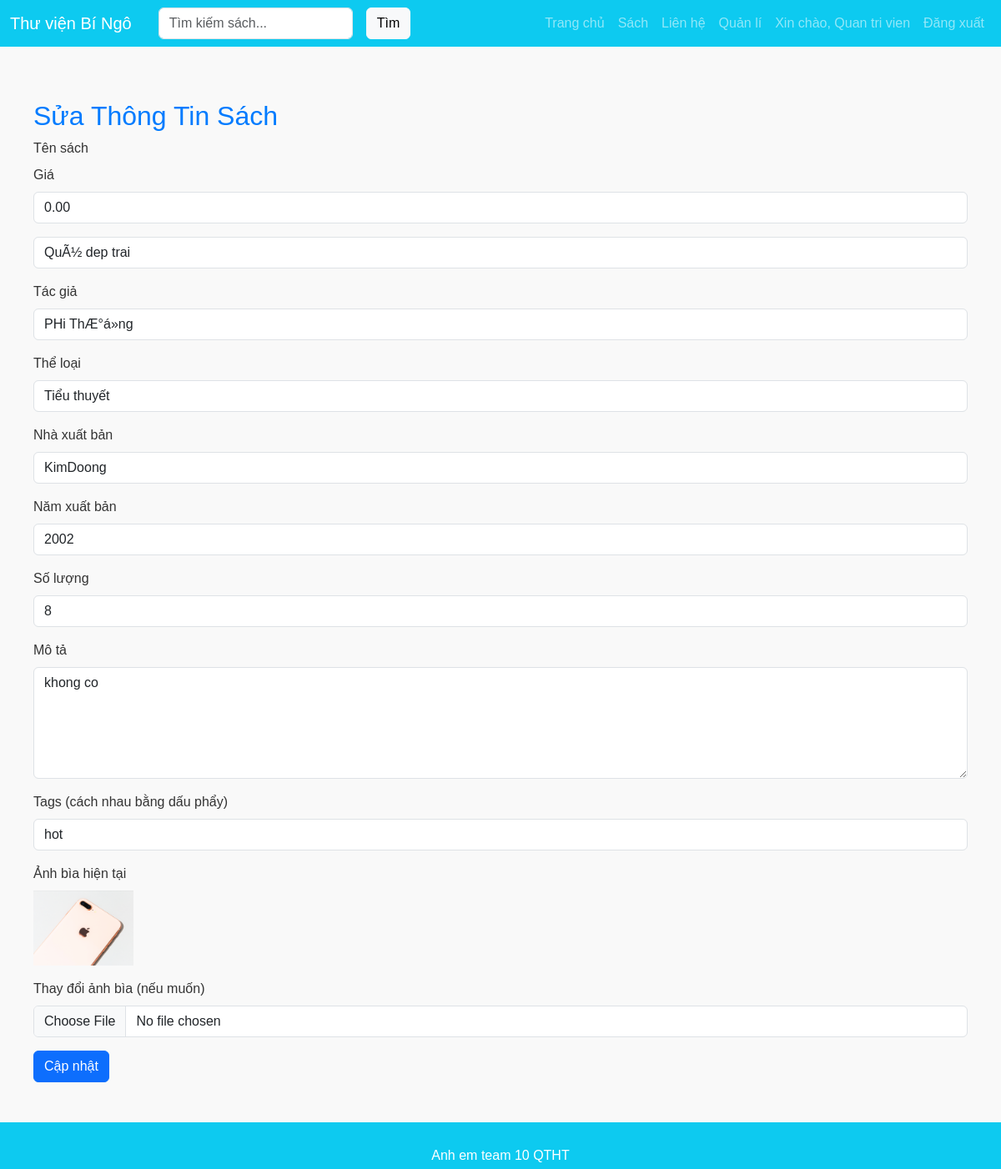
Screenshot of /admin/edit-book?id=9 (signed in) with the database file from the repository.
### tables this page shows
CREATE TABLE `sach` (
  `id` int(11) NOT NULL AUTO_INCREMENT,
  `tensach` varchar(255) NOT NULL,
  `gia` decimal(10,2) DEFAULT 0.00 COMMENT 'Giá sách (nếu có)',
  `mota` text DEFAULT NULL,
  `anhbia` varchar(255) DEFAULT NULL,
  `theloai` varchar(50) DEFAULT NULL COMMENT 'Giữ nguyên từ category cũ',
  `soluong` int(11) NOT NULL DEFAULT 0 COMMENT 'Số lượng sách hiện có',
  `tacgia` varchar(100) DEFAULT NULL,
  `nhaxuatban` varchar(100) DEFAULT NULL,
  `namxuatban` int(11) DEFAULT NULL,
  `isbn` varchar(20) DEFAULT NULL,
  `ngaythem` timestamp NOT NULL DEFAULT current_timestamp(),
  `tags` text DEFAULT NULL COMMENT 'Giữ nguyên từ cũ',
  PRIMARY KEY (`id`)
);

### app/controllers/AdminController.php (called while the page is built, shortened)
<?php
require_once __DIR__ . '/../models/Book.php';
class AdminController
{
    public function showEditBookForm($id)
    {
        $book = Book::find($id);
        include_once __DIR__ . '/../views/admin/edit-book.php';
    }
}
?>

### public/index.php (called while the page is built)
<?php
require_once __DIR__ . '/../routes/web.php';
?>

### app/models/Book.php (called while the page is built, shortened)
<?php
class Book {
    public function __construct($id, $tensach, $gia, $mota, $anhbia, $soluong = 0, $theloai = null, $tacgia = '', $nhaxuatban = '', $namxuatban = null, $tags = '', $ngaythem = null) {
        $this->tensach = $tensach;
        $this->gia = $gia;
        $this->mota = $mota;
        $this->anhbia = $anhbia;
        $this->soluong = $soluong;
        $this->theloai = $theloai;
        $this->tacgia = $tacgia;
        $this->nhaxuatban = $nhaxuatban;
        $this->namxuatban = $namxuatban;
        $this->tags = $tags;
    }
    public static function find($id) {
        $db = Database::getInstance()->getConnection();
        $stmt = $db->prepare("SELECT * FROM sach WHERE id = :id");
        $stmt->bindValue(':id', (int)$id, PDO::PARAM_INT);
        $stmt->execute();
        $row = $stmt->fetch(PDO::FETCH_ASSOC);
        if ($row) {
            return new Book(
                $row['id'],
                $row['tensach'],
                $row['gia'],
                $row['mota'],
                $row['anhbia'],
                $row['soluong'],
                $row['theloai'],
                $row['tacgia'],
                $row['nhaxuatban'],
                $row['namxuatban'],
                $row['tags'] ?? '',
                $row['ngaythem'] ?? null
            );
        }
        return null;
    }
}
?>

### app/views/admin/edit-book.php (the view, shortened to what this page needs)
<?php include __DIR__ . '/../layouts/header.php'; ?>
<div class="container">
    <h2>Sửa Thông Tin Sách</h2>
    <?php if(isset($book) && $book): ?>
    <form action="/admin/update-book" method="post" enctype="multipart/form-data">
        <div class="mb-3">
            <label class="form-label">Tên sách</label>
            <div class="mb-3">
  <label class="form-label">Giá</label>
  <input type="number"
         name="gia"
         class="form-control"
         value="<?php echo htmlspecialchars($book->gia); ?>"
         required
         min="0">
</div>
            <input type="text" name="tensach" class="form-control" value="<?php echo htmlspecialchars($book->tensach); ?>" required>
        </div>
        <div class="mb-3">
            <label class="form-label">Tác giả</label>
            <input type="text" name="tacgia" class="form-control" value="<?php echo htmlspecialchars($book->tacgia); ?>" required>
        </div>
        <div class="mb-3">
            <label class="form-label">Thể loại</label>
            <select name="theloai" class="form-control" required>
                <option value="tieu-thuyet" <?= $book->theloai == 'tieu-thuyet' ? 'selected' : '' ?>>Tiểu thuyết</option>
            </select>
        </div>
        <div class="mb-3">
            <label class="form-label">Nhà xuất bản</label>
            <input type="text" name="nhaxuatban" class="form-control" value="<?php echo htmlspecialchars($book->nhaxuatban); ?>" required>
        </div>
        <div class="mb-3">
            <label class="form-label">Năm xuất bản</label>
            <input type="number" name="namxuatban" class="form-control" value="<?php echo $book->namxuatban; ?>" required>
        </div>
        <div class="mb-3">
            <label class="form-label">Số lượng</label>
            <input type="number" name="soluong" class="form-control" value="<?php echo $book->soluong; ?>" required min="0">
        </div>
        <div class="mb-3">
            <label class="form-label">Mô tả</label>
            <textarea name="mota" class="form-control" rows="5"><?php echo htmlspecialchars($book->mota); ?></textarea>
        </div>
        <div class="mb-3">
            <label class="form-label">Tags (cách nhau bằng dấu phẩy)</label>
            <input type="text" name="tags" class="form-control" value="<?php echo htmlspecialchars($book->tags); ?>" placeholder="vd: bestseller, new, hot">
        </div>
        <div class="mb-3">
            <label class="form-label">Ảnh bìa hiện tại</label><br>
            <?php if($book->anhbia): ?>
                <img src="/assets/images/<?php echo $book->anhbia; ?>" alt="Ảnh bìa" width="120">
            <?php else: ?>
                <p>Chưa có ảnh bìa</p>
            <?php endif; ?>
        </div>
        <div class="mb-3">
            <label class="form-label">Thay đổi ảnh bìa (nếu muốn)</label>
            <input type="file" name="anhbia" class="form-control">
        </div>
        <button type="submit" class="btn btn-primary">Cập nhật</button>
    </form>
    <?php else: ?>
    <p>Không tìm thấy sách!</p>
    <?php endif; ?>
</div>
<?php include __DIR__ . '/../layouts/footer.php'; ?>

### public/assets/css/style.css (style rules this page uses)
body { font-family: Arial, sans-serif; background-color: #f9f9f9; color: #333; margin: 0; padding: 0; }
.container { max-width: 1200px; margin: auto; padding: 20px; }
h1, h2 { color: #007bff; }

### rows the page displays
sach: gia "0.00", tensach "QuÃ½ dep trai", tacgia "PHi ThÆ°á»ng", theloai "Tiểu thuyết", nhaxuatban "KimDoong", namxuatban "2002", soluong "8", mota "khong co", tags "hot", anhbia (picture)

### other values shown
$_SESSION['user_name'] "Quan tri vien"
